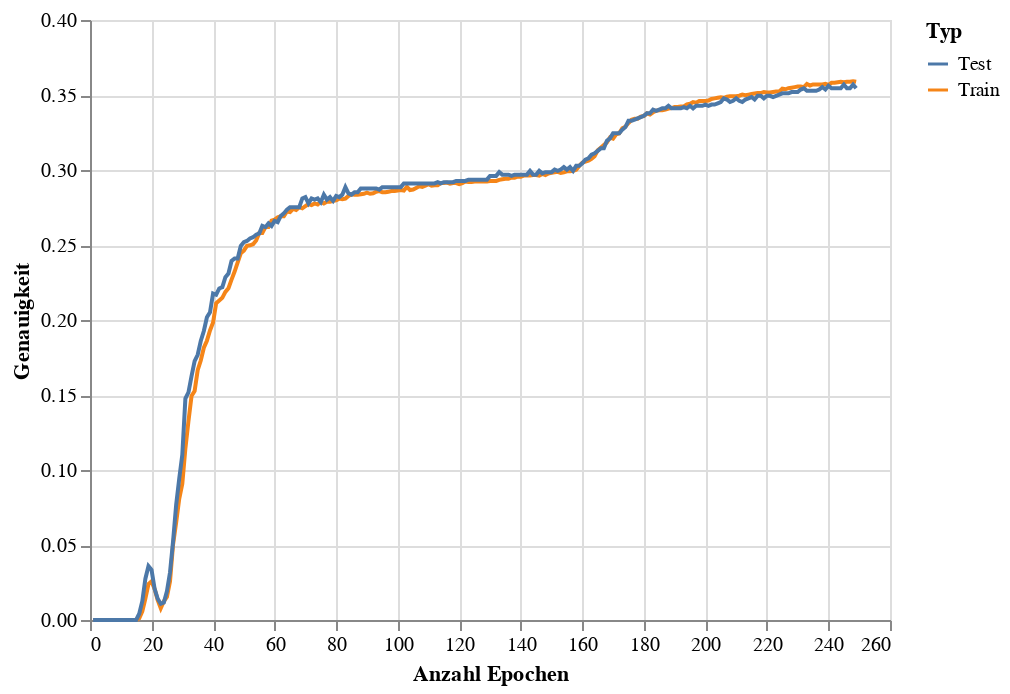

Source (notebook cell):
### Code cell
train_eval_accuracy_chart = alt.Chart(accuracy_df).mark_line().encode(
    x = alt.X('Epoch',title='Anzahl Epochen'),
    y = alt.Y('Accuracy',title='Genauigkeit'),
    color = alt.Color('Type',title='Typ')
)
train_eval_accuracy_chart

### Figure 1 — Vega-Lite specification as saved in the notebook (floating-point values rounded to 4 significant figures; data arrays with more than 128 entries replaced by an {"elided": "..."} marker saying what was removed)
{"config": {"view": {"continuousWidth": 400, "continuousHeight": 300}}, "data": {"name": "data-3bdbf08d24eb8b921a23d03d8204c3b9"}, "mark": "line", "encoding": {"color": {"field": "Type", "title": "Typ", "type": "nominal"}, "x": {"field": "Epoch", "title": "Anzahl Epochen", "type": "quantitative"}, "y": {"field": "Accuracy", "title": "Genauigkeit", "type": "quantitative"}}, "$schema": "https://vega.github.io/schema/vega-lite/v4.17.0.json", "datasets": {"data-3bdbf08d24eb8b921a23d03d8204c3b9": {"elided": "498 records"}}}
